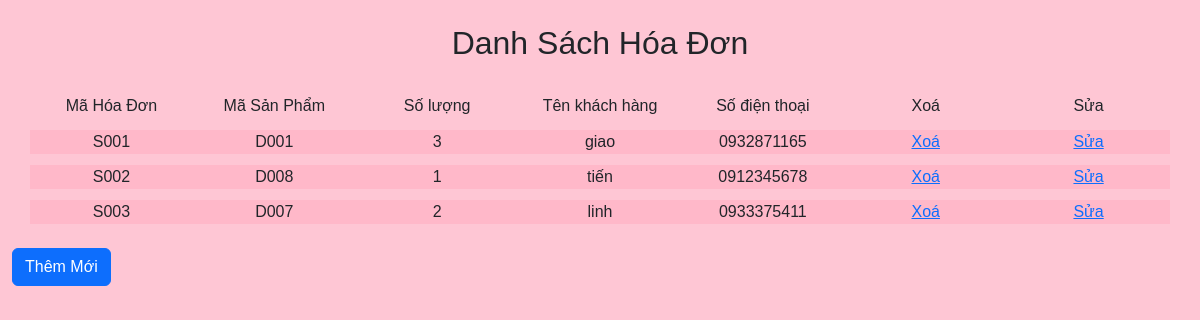
/hoadon/dshd.php, run on the app's committed database.
### tables this page shows
CREATE TABLE `hoadon` (
  `mahd` varchar(10) NOT NULL,
  `masp` varchar(100) NOT NULL,
  `soluong` int(11) NOT NULL,
  `tenkh` varchar(50) NOT NULL,
  `sdt` int(11) NOT NULL
);

### hoadon/dshd.php (the view, shortened to what this page needs)
<!DOCTYPE html>
<html lang="en">
<head>
    <link rel="stylesheet" href="../assets/bootstrap-5.2.3-dist/css/bootstrap.min.css">
    <link rel="stylesheet" href="../assets/bootstrap-5.2.3-dist/css/bootstrap-grid.css">
    <link rel="stylesheet" type="text/css" href="dshd.css">
</head>
<body>
<h2 class="tieude">Danh Sách Hóa Đơn</h2>
<br>
<div class="container-fluid">
<div class="container text-center">
  <div class="row">
  <div class="col">
      Mã Hóa Đơn
    </div>
    <div class="col">
      Mã Sản Phẩm
    </div>
    <div class="col">
      Số lượng
    </div>
    <div class="col">
      Tên khách hàng
    </div>
    <div class="col">
      Số điện thoại
    </div>
    <div class="col">
      Xoá
    </div>
    <div class="col">
      Sửa
    </div>
  </div>
</div>
<div class="container text-center">
<?php
    include 'ketnoi.php';
    $qldh = "SELECT * FROM hoadon";
    $sql = mysqli_query($db, $qldh);
    if(mysqli_num_rows($sql) > 0):
    while($row = mysqli_fetch_array($sql)):
  ?>
    <div class="row item">
      <div class="col"><?=$row["mahd"]?></div>
      <div class="col"><?=$row["masp"]?></div>
      <div class="col"><?=$row["soluong"]?></div>
      <div class="col"><?=$row["tenkh"]?></div>
      <div class="col"><label>0</label><?=$row["sdt"]?></div>
      <div class="col">
        <a href="./xoahd.php?page_layout=dshd&id=<?php echo $row['mahd']?>">Xoá</a>
      </div>
      <div class="col">
        <a href="./suahd.php?page_layout=dshd&id=<?php echo $row['mahd']?>">Sửa</a>
      </div>
    </div>
    <?php endwhile; endif; ?>
    </div>
    <br>
    <a class="btn btn-primary" href="./themhd.php">Thêm Mới</a>
    </div>
</body>
</html>

### hoadon/dshd.css (style rules this page uses)
* { margin: 0px; }
body { background: rgb(254 198 212); font-family: Arial; margin-top: 2%; }
.tieude { text-align: center; }
.item { background-color: #ffb8c9; margin-top: 1%; }

### hoadon/dshd.php (style rules this page uses)
.col { display: flex; justify-content: center; }

### data on the page
hoadon: mahd "S001", masp "D001", soluong "3", tenkh "giao", sdt "932871165"
hoadon: mahd "S002", masp "D008", soluong "1", tenkh "tiến", sdt "912345678"
hoadon: mahd "S003", masp "D007", soluong "2", tenkh "linh", sdt "933375411"
